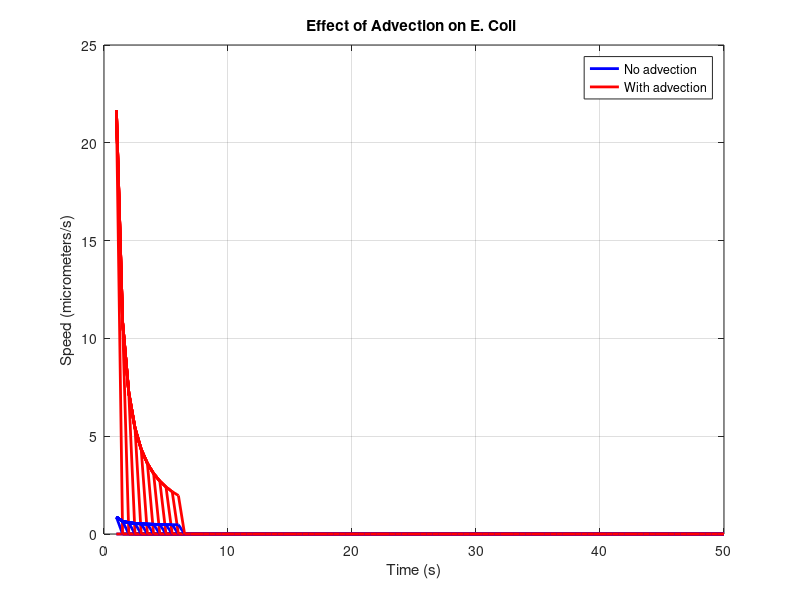

MATLAB code for this plot: (Note: this script raises an error after producing the figure.)
% Define parameters
D = 200e-12;  % Diffusion coefficient of E. coli (in m^2/s)
v_e = 20e-6;  % Velocity of E. coli (in micrometer/s)
L = 1e-3;  % Length of the channel (in meters)
r = 30e-6;  % Diameter of the channel (in meters)
num_points = 100;  % Number of points in the channel

% Define velocity of water in mm/s
v = 0.54/60;

% Set up grid
dx = L / (num_points - 1);
dy = 2 * r / (num_points - 1);
[x, y] = meshgrid(-L/2:dx:L/2, -r:dy:r);

% Set initial conditions
c = ones(size(x));
c(x < 0) = 0;

% Define the number of iterations and time step
num_iterations = 100; % Number of time steps
dt = 0.5; % Time step in seconds

% Initialize area covered with and without advection
area_no_advection = zeros(num_iterations, 1);
area_with_advection = zeros(num_iterations, 1);

% Initialize speed with and without advection
speed_no_advection = zeros(num_iterations, 1);
speed_with_advection = zeros(num_iterations, 1);

% Create Figure 1 for concentration plot
figure(1)

% Solve advection-diffusion equation
for i = 1:num_iterations
    scaling_factor = (i - 1) / (num_iterations - 1); % Linear scaling factor from 0 to 1
    current_time = (i - 1) * dt; % Calculate current time in seconds
    
    v_term = v * (x / (L/2));
    dc = diff(c, 1, 2);
    dc = [dc, zeros(size(dc, 1), 1)]; % Pad the output of the diff function with zeros
    c = c + (D * (dx^-2) * (dy^-2) * (circshift(c, [0, 1]) + circshift(c, [0, -1]) + circshift(c, [1, 0]) + circshift(c, [-1, 0]) - 4 * c) - (v / v_e) * dc - v_term .* (circshift(c, [0, 1]) - circshift(c, [0, -1])));
    
    % Set boundary conditions
    c(:, 1) = c(:, 2);
    c(:, end) = c(:, end-1);
    
    % Calculate area covered with and without advection
    area_no_advection(i) = sum(sum(c >= 0.5)) * dx * dy;
    area_with_advection(i) = sum(sum((c .* scaling_factor) >= 0.5)) * dx * dy;
    
    % Calculate speed with and without advection
    speed_with_advection(i) = area_no_advection(i) / (pi * r^2 * current_time);
    speed_no_advection(i) = area_with_advection(i) / (pi * r^2 * current_time);
    
    % Plot concentration at current time with scaling factor
    figure(1)
    surf(x, y, c * scaling_factor)
    shading interp
    colormap(jet)
    axis([-L/2 L/2 -r r 0 1])
    xlabel('Distance (meters)')
    ylabel('Radius (meters)')
    zlabel('Concentration')
    title(['Time = ' num2str(current_time) ' s'])
    
    % Plot speed with and without advection as a line graph
    figure(2)
    plot((1:num_iterations) * dt, speed_no_advection, 'b-', 'LineWidth', 2)
    hold on
    plot((1:num_iterations) * dt, speed_with_advection, 'r-', 'LineWidth', 2)
    xlabel('Time (s)')
    ylabel('Speed (micrometers/s)')
    title('Effect of Advection on E. Coli ')
    legend('No advection', 'With advection')
    grid on
    
    drawnow
end
